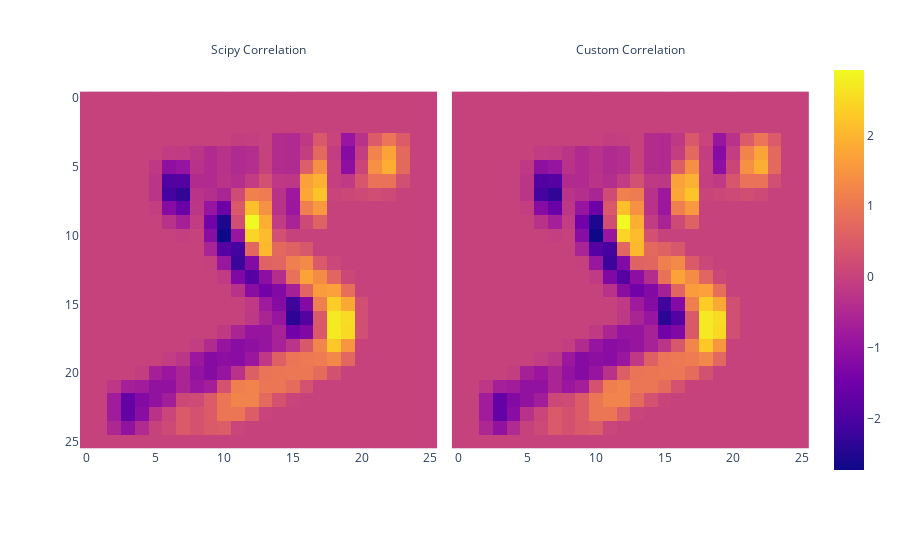

The notebook cell saved with this chart:
### Code cell
scipy_correlation = correlate2d(input.reshape(28, 28), kernel, mode="valid")
custom_correlation = (input[correlation_indices] @ kernel_weights).reshape(nb_horizontal_correlations, nb_vertical_correlations)

fig = px.imshow(np.asarray([scipy_correlation, custom_correlation]), facet_col=0)
fig.layout.annotations[0]['text'] = "Scipy Correlation"
fig.layout.annotations[1]['text'] = "Custom Correlation"
fig.show()

### Figure 1 — Plotly figure (JSON) as saved in the notebook; plotly's stock layout.template omitted (floating-point values rounded to 4 significant figures; data arrays with more than 128 entries replaced by an {"elided": "..."} marker saying what was removed)
{"data": [{"coloraxis": "coloraxis", "hovertemplate": "x: %{x}<br>y: %{y}<br>color: %{z}<extra></extra>", "name": "0", "type": "heatmap", "xaxis": "x", "yaxis": "y", "z": {"elided": "26x26 float values"}}, {"coloraxis": "coloraxis", "hovertemplate": "x: %{x}<br>y: %{y}<br>color: %{z}<extra></extra>", "name": "1", "type": "heatmap", "xaxis": "x2", "yaxis": "y2", "z": {"elided": "26x26 float values"}}], "layout": {"annotations": [{"font": {}, "showarrow": false, "text": "Scipy Correlation", "x": 0.245, "xanchor": "center", "xref": "paper", "y": 1, "yanchor": "bottom", "yref": "paper"}, {"font": {}, "showarrow": false, "text": "Custom Correlation", "x": 0.755, "xanchor": "center", "xref": "paper", "y": 1, "yanchor": "bottom", "yref": "paper"}], "coloraxis": {"colorscale": [[0, "#0d0887"], [0.1111, "#46039f"], [0.2222, "#7201a8"], [0.3333, "#9c179e"], [0.4444, "#bd3786"], [0.5556, "#d8576b"], [0.6667, "#ed7953"], [0.7778, "#fb9f3a"], [0.8889, "#fdca26"], [1, "#f0f921"]]}, "margin": {"t": 60}, "xaxis": {"anchor": "y", "constrain": "domain", "domain": [0, 0.49], "scaleanchor": "y"}, "xaxis2": {"anchor": "y2", "domain": [0.51, 1], "matches": "x"}, "yaxis": {"anchor": "x", "autorange": "reversed", "constrain": "domain", "domain": [0, 1]}, "yaxis2": {"anchor": "x2", "domain": [0, 1], "matches": "y", "showticklabels": false}}}
